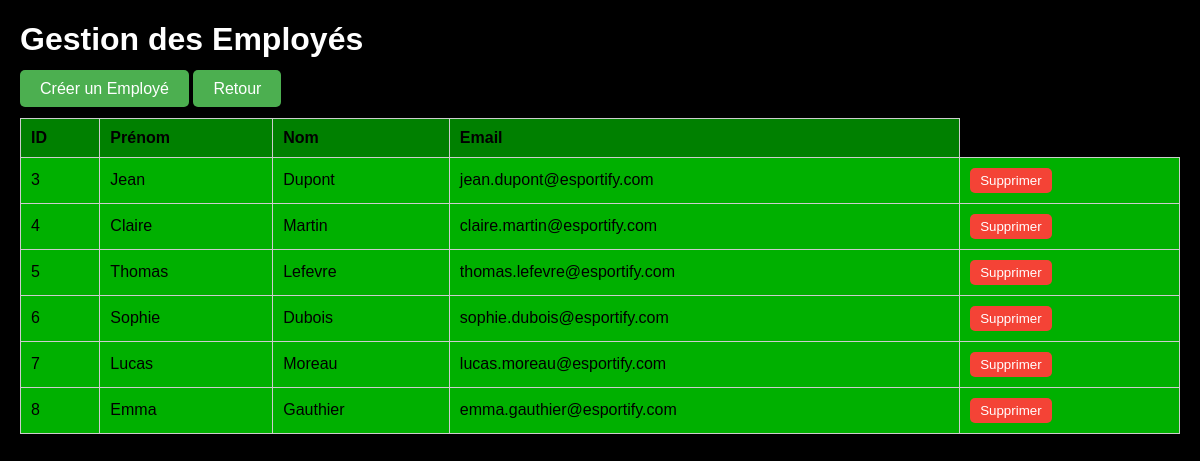
The page /code/admin/employee-gestion.php on the database its author committed.
### tables this page shows
CREATE TABLE `employees` (
  `employeeID` int(11) NOT NULL,
  `name` varchar(50) NOT NULL,
  `family_name` varchar(50) NOT NULL,
  `email` varchar(100) NOT NULL,
  `password` varchar(255) NOT NULL
);

### code/admin/employee-gestion.php (the view, shortened to what this page needs)
<?php
require_once '../db-connection.php';
$query = "SELECT employeeid, name, family_name, email FROM employees";
$employees = $conn->query($query);
?>
<!DOCTYPE html>
<html lang="fr">
<head>
    <link rel="stylesheet" href="list.css">
</head>
<body>
    <h1>Gestion des Employés</h1>
    <a href="create-employee.php" class="button">Créer un Employé</a>
    <a href="admin.php" class="button">Retour</a>
    <table>
        <thead>
            <tr>
                <th>ID</th>
                <th>Prénom</th>
                <th>Nom</th>
                <th>Email</th>
            </tr>
        </thead>
        <tbody>
            <?php foreach ($employees as $employee): ?>
                <tr>
                    <td><?php echo htmlspecialchars($employee['employeeid']); ?></td>
                    <td><?php echo htmlspecialchars($employee['name']); ?></td>
                    <td><?php echo htmlspecialchars($employee['family_name']); ?></td>
                    <td><?php echo htmlspecialchars($employee['email']); ?></td>
                    <td>
                        <button class="delete-button" onclick="suppressEmployee(<?php echo htmlspecialchars($employee['employeeid']); ?>)">Supprimer</button>
                    </td>
                </tr>
            <?php endforeach; ?>
        </tbody>
    </table>
</body>
</html>

### code/admin/list.css (style rules this page uses)
body { font-family: Arial, sans-serif; margin: 20px; background-color: black; color: white; }
table { color: black; width: 100%; border-collapse: collapse; margin-top: 20px; }
th, td { padding: 10px; text-align: left; border: 1px solid #ccc; }
th { background-color: green; }
td { background-color: #00B000; }
.button { padding: 10px 20px; background-color: #4CAF50; color: white; border: none; border-radius: 5px; text-decoration: none; margin-bottom: 20px; }
.delete-button { padding: 5px 10px; background-color: #f44336; color: white; border: none; border-radius: 5px; cursor: pointer; }

### rows shown on the page
employees: employeeID "3", name "Jean", family_name "Dupont", email "jean.dupont@esportify.com"
employees: employeeID "4", name "Claire", family_name "Martin", email "claire.martin@esportify.com"
employees: employeeID "5", name "Thomas", family_name "Lefevre", email "thomas.lefevre@esportify.com"
employees: employeeID "6", name "Sophie", family_name "Dubois", email "sophie.dubois@esportify.com"
employees: employeeID "7", name "Lucas", family_name "Moreau", email "lucas.moreau@esportify.com"
employees: employeeID "8", name "Emma", family_name "Gauthier", email "emma.gauthier@esportify.com"
